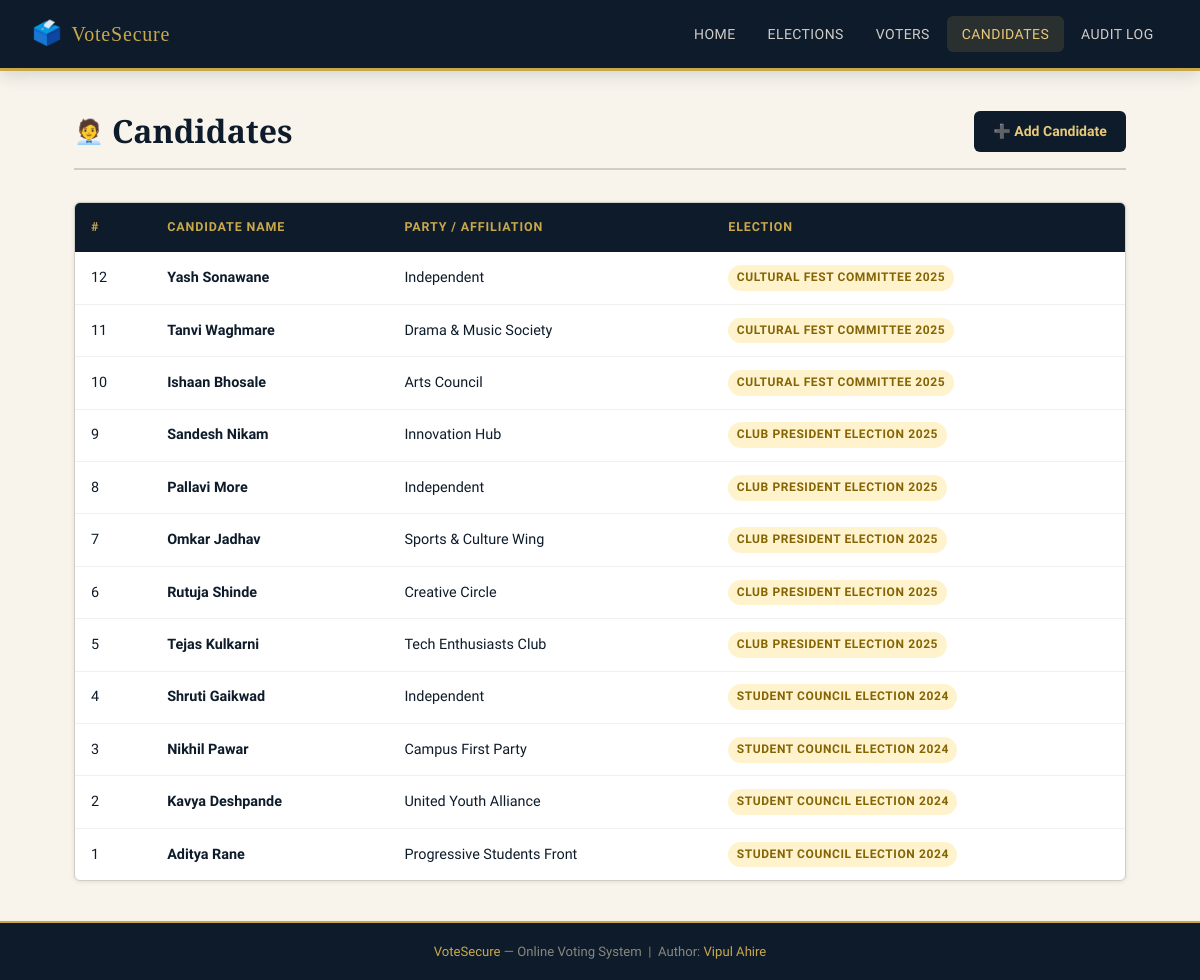
The page /candidates on the database its author committed.
### tables this page shows
CREATE TABLE candidates (
            id          INTEGER PRIMARY KEY AUTOINCREMENT,
            name        TEXT    NOT NULL,
            party       TEXT,
            election_id INTEGER NOT NULL,
            FOREIGN KEY (election_id) REFERENCES elections(id)
        );

CREATE TABLE elections (
            id      INTEGER PRIMARY KEY AUTOINCREMENT,
            name    TEXT    NOT NULL,
            date    TEXT    NOT NULL,
            status  TEXT    NOT NULL DEFAULT 'upcoming'
                            CHECK(status IN ('upcoming','active','completed'))
        );

### app.py (the view)
@app.route("/candidates")
def candidates():
    all_candidates = query_db(
        """
        SELECT c.*, e.name AS election_name
        FROM candidates c
        JOIN elections e ON c.election_id = e.id
        ORDER BY c.id DESC
        """
    )
    return render_template("candidates.html", candidates=all_candidates)

### app.py (called while the page is built)
def get_db():
    if "db" not in g:
        g.db = sqlite3.connect(DATABASE)
        g.db.row_factory = sqlite3.Row
        g.db.execute("PRAGMA foreign_keys = ON")
    return g.db

def query_db(sql, args=(), one=False):
    cur = get_db().execute(sql, args)
    rows = cur.fetchall()
    return (rows[0] if rows else None) if one else rows

### templates/candidates.html (shortened to what this page needs)
{% extends "base.html" %}
{% block content %}
<div class="page-header">
  <h1><span class="icon">🧑‍💼</span> Candidates</h1>
  <a href="{{ url_for('add_candidate') }}" class="btn btn-primary">➕ Add Candidate</a>
</div>
{% if candidates %}
<div class="card">
  <div class="card-body" style="padding:0;">
    <div class="table-wrapper">
      <table>
        <thead>
          <tr>
            <th>#</th>
            <th>Candidate Name</th>
            <th>Party / Affiliation</th>
            <th>Election</th>
          </tr>
        </thead>
        <tbody>
          {% for c in candidates %}
          <tr>
            <td>{{ c.id }}</td>
            <td><strong>{{ c.name }}</strong></td>
            <td>{{ c.party if c.party else '—' }}</td>
            <td><span class="badge badge-upcoming">{{ c.election_name }}</span></td>
          </tr>
          {% endfor %}
        </tbody>
      </table>
    </div>
  </div>
</div>
{% else %}
<div class="empty-state">
  <div class="empty-icon">🧑‍💼</div>
  <p>No candidates added yet. Create an election first, then add candidates.</p>
  <a href="{{ url_for('add_candidate') }}" class="btn btn-primary">Add First Candidate</a>
</div>
{% endif %}
{% endblock %}

### templates/base.html (shortened to what this page needs)
<!DOCTYPE html>
<html lang="en">
<head>
  <link rel="stylesheet" href="{{ url_for('static', filename='style.css') }}" />
</head>
<body>
<nav class="navbar">
  <a href="{{ url_for('index') }}" class="navbar-brand">
    <span class="brand-icon">🗳️</span>
    <span class="brand-name">VoteSecure</span>
  </a>
  <ul class="nav-links">
    <li><a href="{{ url_for('index') }}">Home</a></li>
    <li><a href="{{ url_for('elections') }}">Elections</a></li>
    <li><a href="{{ url_for('voters') }}">Voters</a></li>
    <li><a href="{{ url_for('candidates') }}">Candidates</a></li>
    <li><a href="{{ url_for('audit') }}">Audit Log</a></li>
  </ul>
</nav>
<main>
  {% block content %}{% endblock %}
</main>
<footer>
  <span>VoteSecure</span> — Online Voting System &nbsp;|&nbsp; Author: <span>Vipul Ahire</span>
</footer>
</body>
</html>

### static/style.css (style rules this page uses)
:root { --navy: #0d1b2a; --navy-mid: #1b2e44; --navy-light: #243b55; --gold: #c9a84c; --gold-light: #e8c97a; --cream: #f8f4ec; --white: #ffffff; --grey-100: #f1f0ee; --grey-300: #d0cdc7; --grey-500: #8a877f; --success: #2d7a4f; --error: #9b2226; --warning: #b5621b; --radius: 6px; --shadow-sm: 0 1px 4px rgba(13,27,42,.10); --shadow-md: 0 4px 16px rgba(13,27,42,.15); --shadow-lg: 0 8px 32px rgba(13,27,42,.20); --transition: .2s ease; }
*, *::before, *::after { box-sizing: border-box; margin: 0; padding: 0; }
html { scroll-behavior: smooth; }
body { font-family: 'Source Sans 3', sans-serif; font-weight: 400; font-size: 16px; line-height: 1.65; background: var(--cream); color: var(--navy); min-height: 100vh; display: flex; flex-direction: column; }
h1, h2, h3, h4 { font-family: 'Playfair Display', serif; line-height: 1.25; color: var(--navy); }
h1 { font-size: 2rem; }
a { color: var(--gold); text-decoration: none; transition: color var(--transition); }
.navbar { background: var(--navy); border-bottom: 3px solid var(--gold); padding: 0 2rem; display: flex; align-items: center; justify-content: space-between; position: sticky; top: 0; z-index: 100; box-shadow: var(--shadow-md); }
.navbar-brand { display: flex; align-items: center; gap: .6rem; text-decoration: none; padding: .9rem 0; }
.navbar-brand .brand-icon { font-size: 1.5rem; }
.navbar-brand .brand-name { font-family: 'Playfair Display', serif; font-size: 1.25rem; color: var(--gold); letter-spacing: .04em; }
.nav-links { display: flex; gap: .2rem; list-style: none; }
.nav-links a { color: var(--grey-300); font-size: .875rem; font-weight: 500; letter-spacing: .03em; text-transform: uppercase; padding: .6rem .9rem; border-radius: var(--radius); transition: background var(--transition), color var(--transition); }
.nav-links a:hover, .nav-links a.active { background: rgba(201,168,76,.15); color: var(--gold-light); }
main { flex: 1; max-width: 1100px; width: 100%; margin: 0 auto; padding: 2.5rem 1.5rem; }
.page-header { display: flex; align-items: flex-start; justify-content: space-between; flex-wrap: wrap; gap: 1rem; margin-bottom: 2rem; padding-bottom: 1rem; border-bottom: 2px solid var(--grey-300); }
.page-header h1 { display: flex; align-items: center; gap: .5rem; }
.page-header h1 .icon { font-size: 1.5rem; }
.card { background: var(--white); border-radius: var(--radius); box-shadow: var(--shadow-sm); border: 1px solid var(--grey-300); overflow: hidden; transition: box-shadow var(--transition); }
.card-body { padding: 1.3rem; }
.table-wrapper { overflow-x: auto; }
table { width: 100%; border-collapse: collapse; font-size: .9rem; }
thead { background: var(--navy); }
thead th { color: var(--gold); font-family: 'Source Sans 3', sans-serif; font-weight: 600; text-transform: uppercase; font-size: .78rem; letter-spacing: .07em; padding: .9rem 1rem; text-align: left; }
tbody tr { border-bottom: 1px solid var(--grey-100); transition: background var(--transition); }
tbody td { padding: .8rem 1rem; vertical-align: middle; }
tbody tr:last-child { border-bottom: none; }
.badge { display: inline-block; padding: .25em .7em; border-radius: 20px; font-size: .75rem; font-weight: 600; text-transform: uppercase; letter-spacing: .05em; }
.badge-upcoming { background: #fff3cd; color: #856404; }
.btn { display: inline-flex; align-items: center; gap: .4rem; padding: .55rem 1.2rem; border: none; border-radius: var(--radius); font-family: 'Source Sans 3', sans-serif; font-size: .875rem; font-weight: 600; cursor: pointer; text-decoration: none; transition: all var(--transition); white-space: nowrap; }
.btn-primary { background: var(--navy); color: var(--gold-light); }
footer { background: var(--navy); border-top: 2px solid var(--gold); text-align: center; padding: 1.1rem; color: var(--grey-500); font-size: .82rem; }
footer span { color: var(--gold); }

### rows shown on the page
candidates: id "12", name "Yash Sonawane", party "Independent", election_name "CULTURAL FEST COMMITTEE 2025"
candidates: id "11", name "Tanvi Waghmare", party "Drama & Music Society", election_name "CULTURAL FEST COMMITTEE 2025"
candidates: id "10", name "Ishaan Bhosale", party "Arts Council", election_name "CULTURAL FEST COMMITTEE 2025"
candidates: id "9", name "Sandesh Nikam", party "Innovation Hub", election_name "CLUB PRESIDENT ELECTION 2025"
candidates: id "8", name "Pallavi More", party "Independent", election_name "CLUB PRESIDENT ELECTION 2025"
candidates: id "7", name "Omkar Jadhav", party "Sports & Culture Wing", election_name "CLUB PRESIDENT ELECTION 2025"
candidates: id "6", name "Rutuja Shinde", party "Creative Circle", election_name "CLUB PRESIDENT ELECTION 2025"
candidates: id "5", name "Tejas Kulkarni", party "Tech Enthusiasts Club", election_name "CLUB PRESIDENT ELECTION 2025"
candidates: id "4", name "Shruti Gaikwad", party "Independent", election_name "STUDENT COUNCIL ELECTION 2024"
candidates: id "3", name "Nikhil Pawar", party "Campus First Party", election_name "STUDENT COUNCIL ELECTION 2024"
candidates: id "2", name "Kavya Deshpande", party "United Youth Alliance", election_name "STUDENT COUNCIL ELECTION 2024"
candidates: id "1", name "Aditya Rane", party "Progressive Students Front", election_name "STUDENT COUNCIL ELECTION 2024"
